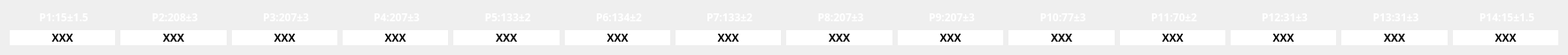
   <widget class="QWidget" name="gridLayoutWidget">
    <property name="geometry">
     <rect>
      <x>30</x>
      <y>130</y>
      <width>1771</width>
      <height>61</height>
     </rect>
    </property>
    <layout class="QGridLayout" name="gridLayout">
     <item row="1" column="9">
      <widget class="QLabel" name="R_A_10">
       <property name="font">
        <font>
         <family>Ubuntu Mono</family>
         <pointsize>9</pointsize>
         <weight>75</weight>
         <bold>true</bold>
        </font>
       </property>
       <property name="styleSheet">
        <string notr="true">background-color: rgb(255, 255, 255);
border-color: rgb(36, 36, 36);</string>
       </property>
       <property name="text">
        <string>XXX</string>
       </property>
       <property name="alignment">
        <set>Qt::AlignCenter</set>
       </property>
      </widget>
     </item>
     <item row="0" column="5">
      <widget class="QLabel" name="P6label_5">
       <property name="font">
        <font>
         <family>Ubuntu Mono</family>
         <pointsize>9</pointsize>
         <weight>75</weight>
         <bold>true</bold>
        </font>
       </property>
       <property name="styleSheet">
        <string notr="true">color: rgb(255, 255, 255);</string>
       </property>
       <property name="text">
        <string> P6:134±2</string>
       </property>
       <property name="alignment">
        <set>Qt::AlignCenter</set>
       </property>
      </widget>
     </item>
     <item row="1" column="5">
      <widget class="QLabel" name="R_A_6">
       <property name="font">
        <font>
         <family>Ubuntu Mono</family>
         <pointsize>9</pointsize>
         <weight>75</weight>
         <bold>true</bold>
        </font>
       </property>
       <property name="styleSheet">
        <string notr="true">background-color: rgb(255, 255, 255);
border-color: rgb(36, 36, 36);</string>
       </property>
       <property name="text">
        <string>XXX</string>
       </property>
       <property name="alignment">
        <set>Qt::AlignCenter</set>
       </property>
      </widget>
     </item>
     <item row="1" column="10">
      <widget class="QLabel" name="R_A_11">
       <property name="font">
        <font>
         <family>Ubuntu Mono</family>
         <pointsize>9</pointsize>
         <weight>75</weight>
         <bold>true</bold>
        </font>
       </property>
       <property name="styleSheet">
        <string notr="true">background-color: rgb(255, 255, 255);
border-color: rgb(36, 36, 36);</string>
       </property>
       <property name="text">
        <string>XXX</string>
       </property>
       <property name="alignment">
        <set>Qt::AlignCenter</set>
       </property>
      </widget>
     </item>
     <item row="1" column="8">
      <widget class="QLabel" name="R_A_9">
       <property name="font">
        <font>
         <family>Ubuntu Mono</family>
         <pointsize>9</pointsize>
         <weight>75</weight>
         <bold>true</bold>
        </font>
       </property>
       <property name="styleSheet">
        <string notr="true">background-color: rgb(255, 255, 255);
border-color: rgb(36, 36, 36);</string>
       </property>
       <property name="text">
        <string>XXX</string>
       </property>
       <property name="alignment">
        <set>Qt::AlignCenter</set>
       </property>
      </widget>
     </item>
     <item row="0" column="2">
      <widget class="QLabel" name="P3label_5">
       <property name="font">
        <font>
         <family>Ubuntu Mono</family>
         <pointsize>9</pointsize>
         <weight>75</weight>
         <bold>true</bold>
        </font>
       </property>
       <property name="styleSheet">
        <string notr="true">color: rgb(255, 255, 255);</string>
       </property>
       <property name="text">
        <string> P3:207±3</string>
       </property>
       <property name="alignment">
        <set>Qt::AlignCenter</set>
       </property>
      </widget>
     </item>
     <item row="0" column="4">
      <widget class="QLabel" name="P5label_5">
       <property name="font">
        <font>
         <family>Ubuntu Mono</family>
         <pointsize>9</pointsize>
         <weight>75</weight>
         <bold>true</bold>
        </font>
       </property>
       <property name="styleSheet">
        <string notr="true">color: rgb(255, 255, 255);</string>
       </property>
       <property name="text">
        <string> P5:133±2</string>
       </property>
       <property name="alignment">
        <set>Qt::AlignCenter</set>
       </property>
      </widget>
     </item>
     <item row="0" column="10">
      <widget class="QLabel" name="P11label_5">
       <property name="font">
        <font>
         <family>Ubuntu Mono</family>
         <pointsize>9</pointsize>
         <weight>75</weight>
         <bold>true</bold>
        </font>
       </property>
       <property name="styleSheet">
        <string notr="true">color: rgb(255, 255, 255);</string>
       </property>
       <property name="text">
        <string> P11:70±2</string>
       </property>
       <property name="alignment">
        <set>Qt::AlignCenter</set>
       </property>
      </widget>
     </item>
     <item row="0" column="7">
      <widget class="QLabel" name="P8label_5">
       <property name="font">
        <font>
         <family>Ubuntu Mono</family>
         <pointsize>9</pointsize>
         <weight>75</weight>
         <bold>true</bold>
        </font>
       </property>
       <property name="styleSheet">
        <string notr="true">color: rgb(255, 255, 255);</string>
       </property>
       <property name="text">
        <string> P8:207±3</string>
       </property>
       <property name="alignment">
        <set>Qt::AlignCenter</set>
       </property>
      </widget>
     </item>
     <item row="1" column="3">
      <widget class="QLabel" name="R_A_4">
       <property name="font">
        <font>
         <family>Ubuntu Mono</family>
         <pointsize>9</pointsize>
         <weight>75</weight>
         <bold>true</bold>
        </font>
       </property>
       <property name="styleSheet">
        <string notr="true">background-color: rgb(255, 255, 255);
border-color: rgb(36, 36, 36);</string>
       </property>
       <property name="text">
        <string>XXX</string>
       </property>
       <property name="alignment">
        <set>Qt::AlignCenter</set>
       </property>
      </widget>
     </item>
     <item row="0" column="12">
      <widget class="QLabel" name="P13label_5">
       <property name="font">
        <font>
         <family>Ubuntu Mono</family>
         <pointsize>9</pointsize>
         <weight>75</weight>
         <bold>true</bold>
        </font>
       </property>
       <property name="styleSheet">
        <string notr="true">color: rgb(255, 255, 255);</string>
       </property>
       <property name="text">
        <string> P13:31±3</string>
       </property>
       <property name="alignment">
        <set>Qt::AlignCenter</set>
       </property>
      </widget>
     </item>
     <item row="0" column="9">
      <widget class="QLabel" name="P10label_5">
       <property name="font">
        <font>
         <family>Ubuntu Mono</family>
         <pointsize>9</pointsize>
         <weight>75</weight>
         <bold>true</bold>
        </font>
       </property>
       <property name="styleSheet">
        <string notr="true">color: rgb(255, 255, 255);</string>
       </property>
       <property name="text">
        <string> P10:77±3</string>
       </property>
       <property name="alignment">
        <set>Qt::AlignCenter</set>
       </property>
      </widget>
     </item>
     <item row="1" column="6">
      <widget class="QLabel" name="R_A_7">
       <property name="font">
        <font>
         <family>Ubuntu Mono</family>
         <pointsize>9</pointsize>
         <weight>75</weight>
         <bold>true</bold>
        </font>
       </property>
       <property name="styleSheet">
        <string notr="true">background-color: rgb(255, 255, 255);
border-color: rgb(36, 36, 36);</string>
       </property>
       <property name="text">
        <string>XXX</string>
       </property>
       <property name="alignment">
        <set>Qt::AlignCenter</set>
       </property>
      </widget>
     </item>
     <item row="1" column="7">
      <widget class="QLabel" name="R_A_8">
       <property name="font">
        <font>
         <family>Ubuntu Mono</family>
         <pointsize>9</pointsize>
         <weight>75</weight>
         <bold>true</bold>
        </font>
       </property>
       <property name="styleSheet">
        <string notr="true">background-color: rgb(255, 255, 255);
border-color: rgb(36, 36, 36);</string>
       </property>
       <property name="text">
        <string>XXX</string>
       </property>
       <property name="alignment">
        <set>Qt::AlignCenter</set>
       </property>
      </widget>
     </item>
     <item row="1" column="1">
      <widget class="QLabel" name="R_A_2">
       <property name="font">
        <font>
         <family>Ubuntu Mono</family>
         <pointsize>9</pointsize>
         <weight>75</weight>
         <bold>true</bold>
        </font>
       </property>
       <property name="styleSheet">
        <string notr="true">background-color: rgb(255, 255, 255);
border-color: rgb(36, 36, 36);</string>
       </property>
       <property name="text">
        <string>XXX</string>
       </property>
       <property name="alignment">
        <set>Qt::AlignCenter</set>
       </property>
      </widget>
     </item>
     <item row="1" column="2">
      <widget class="QLabel" name="R_A_3">
       <property name="font">
        <font>
         <family>Ubuntu Mono</family>
         <pointsize>9</pointsize>
         <weight>75</weight>
         <bold>true</bold>
        </font>
       </property>
       <property name="styleSheet">
        <string notr="true">background-color: rgb(255, 255, 255);
border-color: rgb(36, 36, 36);</string>
       </property>
       <property name="text">
        <string>XXX</string>
       </property>
       <property name="alignment">
        <set>Qt::AlignCenter</set>
       </property>
      </widget>
     </item>
     <item row="0" column="6">
      <widget class="QLabel" name="P7label_5">
       <property name="font">
        <font>
         <family>Ubuntu Mono</family>
         <pointsize>9</pointsize>
         <weight>75</weight>
         <bold>true</bold>
        </font>
       </property>
       <property name="styleSheet">
        <string notr="true">color: rgb(255, 255, 255);</string>
       </property>
       <property name="text">
        <string> P7:133±2</string>
       </property>
       <property name="alignment">
        <set>Qt::AlignCenter</set>
       </property>
      </widget>
     </item>
     <item row="1" column="0">
      <widget class="QLabel" name="R_A_1">
       <property name="font">
        <font>
         <family>Ubuntu Mono</family>
         <pointsize>9</pointsize>
         <weight>75</weight>
         <bold>true</bold>
        </font>
       </property>
       <property name="styleSheet">
        <string notr="true">background-color: rgb(255, 255, 255);
border-color: rgb(36, 36, 36);</string>
       </property>
       <property name="text">
        <string>XXX</string>
       </property>
       <property name="alignment">
        <set>Qt::AlignCenter</set>
       </property>
      </widget>
     </item>
     <item row="0" column="3">
      <widget class="QLabel" name="P4label_5">
       <property name="font">
        <font>
         <family>Ubuntu Mono</family>
         <pointsize>9</pointsize>
         <weight>75</weight>
         <bold>true</bold>
        </font>
       </property>
       <property name="styleSheet">
        <string notr="true">color: rgb(255, 255, 255);</string>
       </property>
       <property name="text">
        <string> P4:207±3</string>
       </property>
       <property name="alignment">
        <set>Qt::AlignCenter</set>
       </property>
      </widget>
     </item>
     <item row="0" column="0">
      <widget class="QLabel" name="P1label_5">
       <property name="font">
        <font>
         <family>Ubuntu Mono</family>
         <pointsize>9</pointsize>
         <weight>75</weight>
         <bold>true</bold>
        </font>
       </property>
       <property name="styleSheet">
        <string notr="true">color: rgb(255, 255, 255);</string>
       </property>
       <property name="text">
        <string> P1:15±1.5</string>
       </property>
       <property name="alignment">
        <set>Qt::AlignCenter</set>
       </property>
      </widget>
     </item>
     <item row="0" column="8">
      <widget class="QLabel" name="P9label_5">
       <property name="font">
        <font>
         <family>Ubuntu Mono</family>
         <pointsize>9</pointsize>
         <weight>75</weight>
         <bold>true</bold>
        </font>
       </property>
       <property name="styleSheet">
        <string notr="true">color: rgb(255, 255, 255);</string>
       </property>
       <property name="text">
        <string> P9:207±3</string>
       </property>
       <property name="alignment">
        <set>Qt::AlignCenter</set>
       </property>
      </widget>
     </item>
     <item row="0" column="11">
      <widget class="QLabel" name="P12label_5">
       <property name="font">
        <font>
         <family>Ubuntu Mono</family>
         <pointsize>9</pointsize>
         <weight>75</weight>
         <bold>true</bold>
        </font>
       </property>
       <property name="styleSheet">
        <string notr="true">color: rgb(255, 255, 255);</string>
       </property>
       <property name="text">
        <string> P12:31±3</string>
       </property>
       <property name="alignment">
        <set>Qt::AlignCenter</set>
       </property>
      </widget>
     </item>
     <item row="0" column="1">
      <widget class="QLabel" name="P2label_5">
       <property name="font">
        <font>
         <family>Ubuntu Mono</family>
         <pointsize>9</pointsize>
         <weight>75</weight>
         <bold>true</bold>
        </font>
       </property>
       <property name="styleSheet">
        <string notr="true">color: rgb(255, 255, 255);</string>
       </property>
       <property name="text">
        <string> P2:208±3</string>
       </property>
       <property name="alignment">
        <set>Qt::AlignCenter</set>
       </property>
      </widget>
     </item>
     <item row="1" column="4">
      <widget class="QLabel" name="R_A_5">
       <property name="font">
        <font>
         <family>Ubuntu Mono</family>
         <pointsize>9</pointsize>
         <weight>75</weight>
         <bold>true</bold>
        </font>
       </property>
       <property name="styleSheet">
        <string notr="true">background-color: rgb(255, 255, 255);
border-color: rgb(36, 36, 36);</string>
       </property>
       <property name="text">
        <string>XXX</string>
       </property>
       <property name="alignment">
        <set>Qt::AlignCenter</set>
       </property>
      </widget>
     </item>
     <item row="0" column="13">
      <widget class="QLabel" name="P14label_5">
       <property name="font">
        <font>
         <family>Ubuntu Mono</family>
         <pointsize>9</pointsize>
         <weight>75</weight>
         <bold>true</bold>
        </font>
       </property>
       <property name="styleSheet">
        <string notr="true">color: rgb(255, 255, 255);</string>
       </property>
       <property name="text">
        <string> P14:15±1.5</string>
       </property>
       <property name="alignment">
        <set>Qt::AlignCenter</set>
       </property>
      </widget>
     </item>
     <item row="1" column="11">
      <widget class="QLabel" name="R_A_12">
       <property name="font">
        <font>
         <family>Ubuntu Mono</family>
         <pointsize>9</pointsize>
         <weight>75</weight>
         <bold>true</bold>
        </font>
       </property>
       <property name="styleSheet">
        <string notr="true">background-color: rgb(255, 255, 255);
border-color: rgb(36, 36, 36);</string>
       </property>
       <property name="text">
        <string>XXX</string>
       </property>
       <property name="alignment">
        <set>Qt::AlignCenter</set>
       </property>
      </widget>
     </item>
     <item row="1" column="12">
      <widget class="QLabel" name="R_A_13">
       <property name="font">
        <font>
         <family>Ubuntu Mono</family>
         <pointsize>9</pointsize>
         <weight>75</weight>
         <bold>true</bold>
        </font>
       </property>
       <property name="styleSheet">
        <string notr="true">background-color: rgb(255, 255, 255);
border-color: rgb(36, 36, 36);</string>
       </property>
       <property name="text">
        <string>XXX</string>
       </property>
       <property name="alignment">
        <set>Qt::AlignCenter</set>
       </property>
      </widget>
     </item>
     <item row="1" column="13">
      <widget class="QLabel" name="R_A_14">
       <property name="font">
        <font>
         <family>Ubuntu Mono</family>
         <pointsize>9</pointsize>
         <weight>75</weight>
         <bold>true</bold>
        </font>
       </property>
       <property name="styleSheet">
        <string notr="true">background-color: rgb(255, 255, 255);
border-color: rgb(36, 36, 36);</string>
       </property>
       <property name="text">
        <string>XXX</string>
       </property>
       <property name="alignment">
        <set>Qt::AlignCenter</set>
       </property>
      </widget>
     </item>
    </layout>
   </widget>
